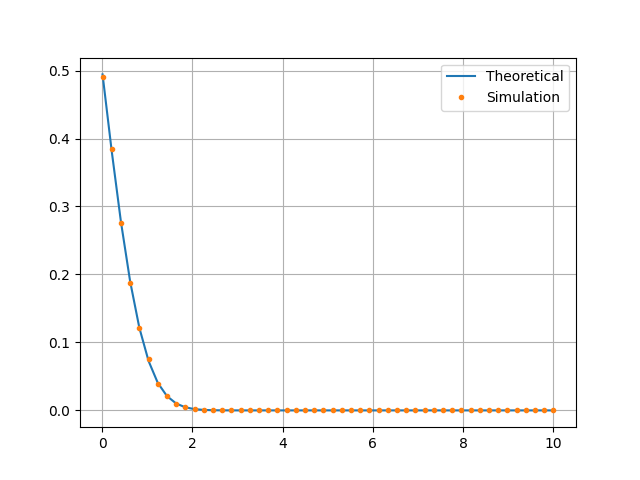

Recreate this plot in Python.
import numpy as np
import matplotlib.pyplot as plt
import mpmath
import scipy
x=np.linspace(0.01,10,50)
with open ("xlp.dat","w") as f1:
    for item in x:
        f1.write(f"{item}\n")
def Q(x):
    return 0.5*mpmath.erfc(x)
z=scipy.vectorize(Q)
y=np.loadtxt("2dSNR.dat",dtype="double")
plt.plot(x,z(x),label="Theoretical")
plt.plot(x,y,".",label="Simulation")
plt.legend()
plt.grid()
plt.show()



        
